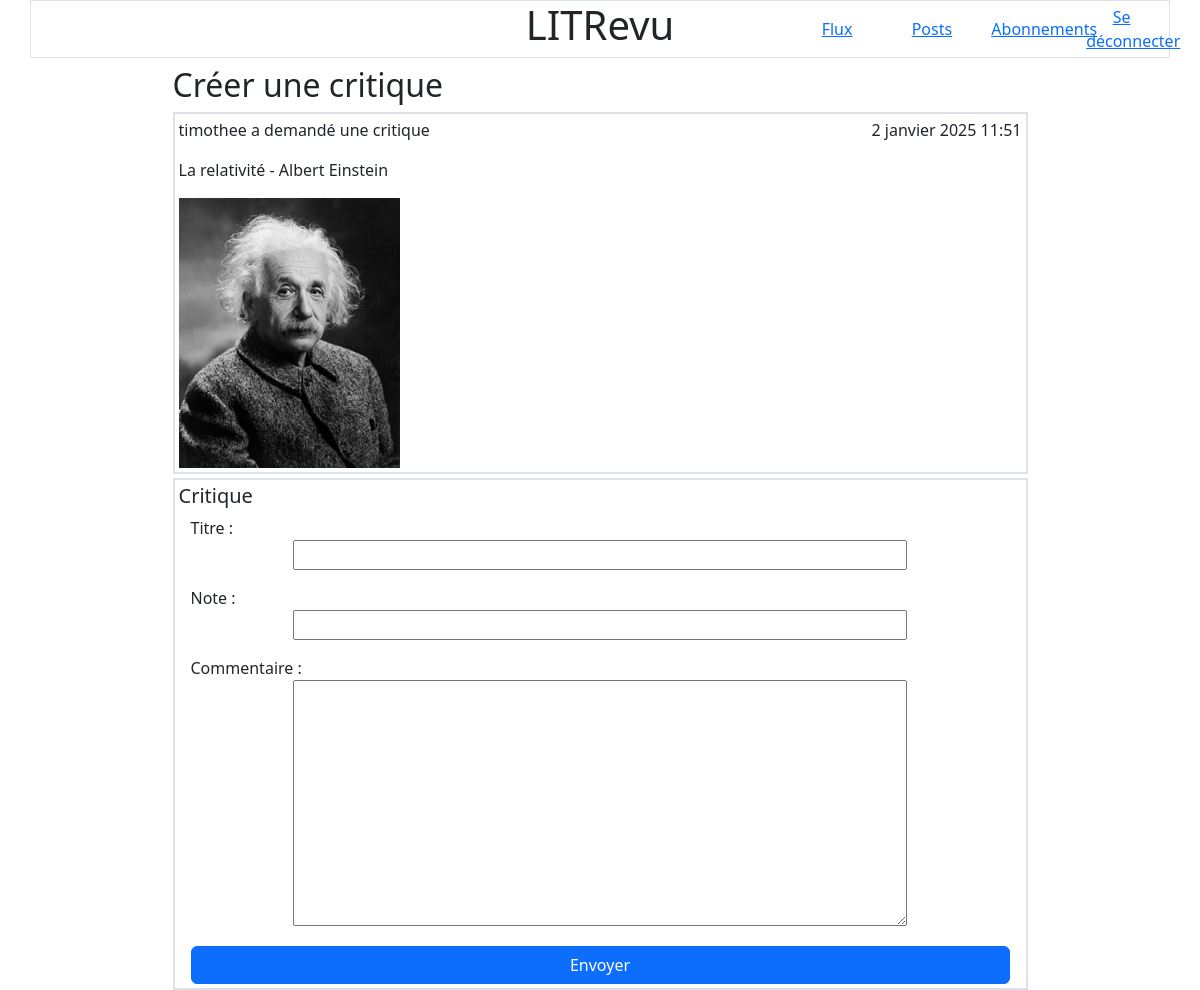
Screenshot of /reviews/create/ticket_5/ (signed in) with the database file from the repository.
### review/models.py (models this page shows)
class Ticket(models.Model):
    title = models.CharField(max_length=128, verbose_name="Titre")
    description = models.TextField(max_length=2048, blank=True)
    user = models.ForeignKey(settings.AUTH_USER_MODEL, on_delete=models.CASCADE)
    image = models.ImageField(null=True, blank=True)
    time_created = models.DateTimeField(auto_now_add=True)
    def __str__(self) -> str:
        return self.title

### authentication/models.py (models this page shows)
class User(AbstractUser):
    pass

### review/views.py (the view, shortened to what this page needs)
# urls.py: path("reviews/create/ticket_<int:ticket_id>/", views.create_review, name="create_review"),
@login_required
def create_review(request, ticket_id):
    ticket = models.Ticket.objects.get(id=ticket_id)
    form = forms.ReviewForm()
    return render(request, "review/create_review.html", {'review_form': form, 'ticket': ticket})

### review/forms.py
class ReviewForm(forms.ModelForm):
    class Meta:
        model = models.Review
        exclude = ("user", "ticket")
        widgets = {
            "headline": forms.TextInput(attrs={"class": "d-block w-75 m-auto"}),
            "rating": forms.NumberInput(attrs={"class": "d-block w-75 m-auto"}),
            "body": forms.Textarea(attrs={"class": "d-block w-75 m-auto"}),
        }

### review/templates/review/create_review.html
{% extends 'base.html' %}
{% block content %}
<div class="container w-75">
    <h2 class="row mt-2">Créer une critique</h2>
    <div class="row border border-2 mt-1 p-1">
        {% include 'review/ticket.html' %}
    </div>
    <div class="row border border-2 mt-1 p-1">
        {% include 'review/review_form.html' %}
    </div>
</div>
{% endblock %}

### review/templates/review/ticket.html (shortened to what this page needs)
<div class="container">
    <div class="row">
        <p class="col-6 px-0">
            {% if ticket.user == user %}
            Vous avez
            {% else %}
            {{ticket.user}} a
            {% endif %}
            demandé une critique
        </p>
        <p class="col-6 text-end px-0">{{ticket.time_created}}</p>
    </div>
    <p class="row">{{ticket.title}}</p>
    {% if ticket.image %}
    <img class="row" src="{{ticket.image.url}}" alt="{{ticket}}" title="{{ticket}}">
    {% endif %}
</div>

### rows the page displays
Ticket: user "timothee", time_created "2 janvier 2025 11:51", title "La relativité - Albert Einstein", image (picture)
